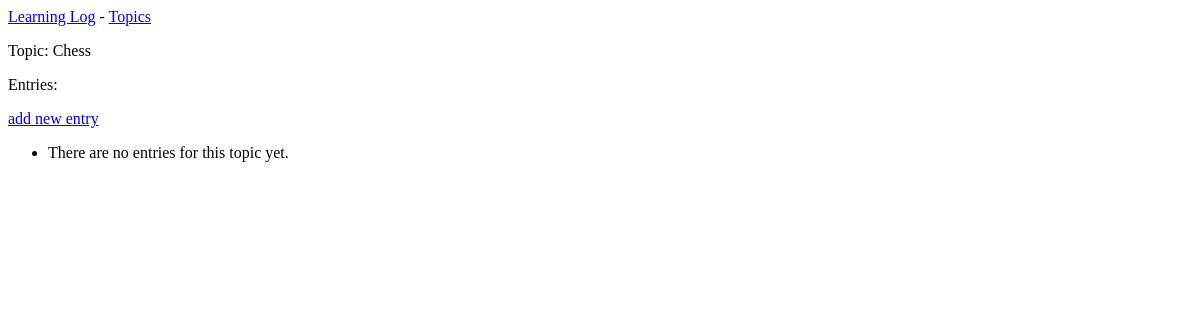
The page /topics/2/ on the database as committed earlier.
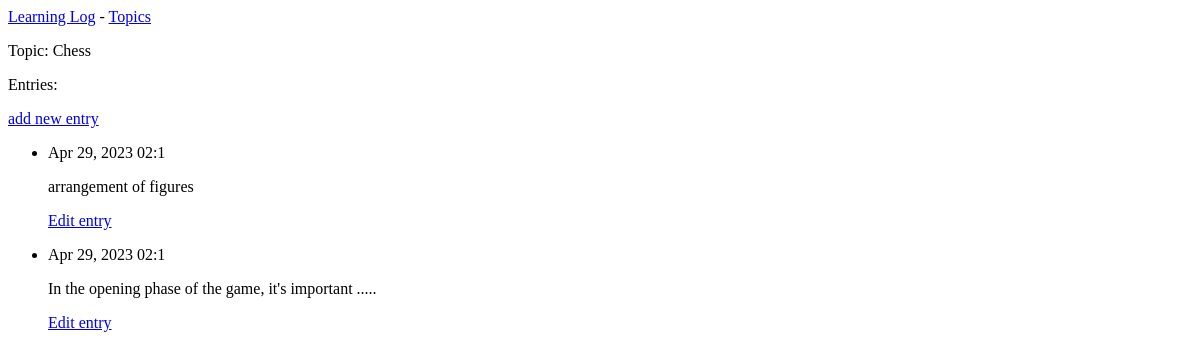
The same page on the database as committed later.
### learning_logs/models.py (models this page shows, shortened)
class Entry(models.Model):
    topic = models.ForeignKey(Topic, on_delete=models.CASCADE)
    text = models.TextField()
    date_added = models.DateTimeField(auto_now_add=True)
    class Meta:
        verbose_name_plural = 'entries'

### learning_logs/views.py (the view)
# urls.py: path('topics/<int:topic_id>/', views.topic, name='topic'),
def topic(request, topic_id):
    topic = Topic.objects.get(id=topic_id)
    entries = topic.entry_set.order_by('-date_added')
    context = {'topic': topic, 'entries': entries}
    return render(request, 'learning_logs/topic.html', context)

### learning_logs/models.py (called while the page is built)
    def __str__(self):
        return self.text

### learning_logs/templates/learning_logs/topic.html
{% extends 'learning_logs/base.html' %}
{% block content %}
<p>Topic: {{ topic }}</p>
<p>Entries:</p>
<p>
    <a href="{% url 'learning_logs:new_entry' topic.id %}">add new entry</a>
</p>
<ul>
    {% for entry in entries %}
        <li>
            <p>{{ entry.date_added|date:'M d, Y H:1' }}</p>
            <p>{{ entry.text|linebreaks }}</p>
            <p>
                <a href="{% url 'learning_logs:edit_entry' entry.id %}">Edit entry</a>
            </p>
        </li>
    {% empty %}
        <li>There are no entries for this topic yet.</li>
    {% endfor %}
</ul>
{% endblock content %}

Rows that differ between the two databases and show on the page:
added Entry: date_added "Apr 29, 2023 02:1", text "arrangement of figures"
added Entry: date_added "Apr 29, 2023 02:1", text "In the opening phase of the game, it's important ....."
Other text that changed with them:
text no longer shown: "There are no entries for this topic yet."
